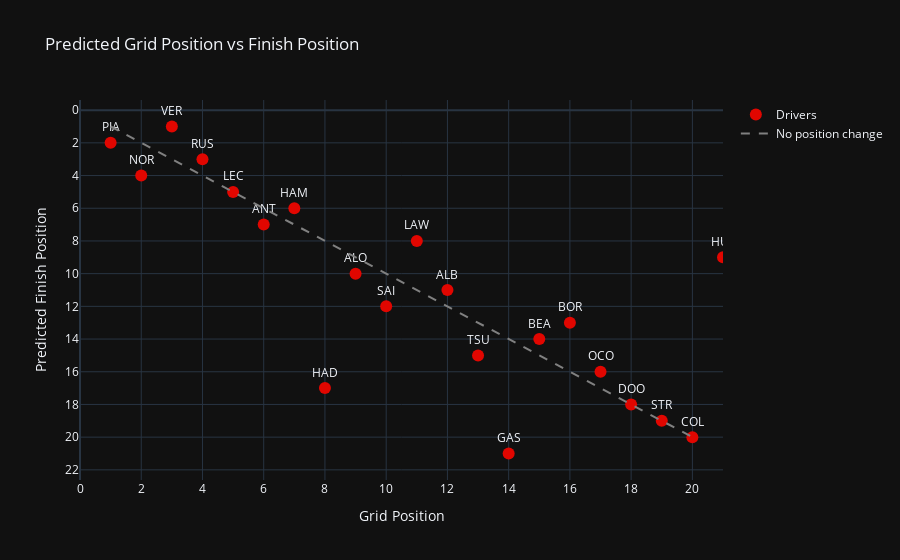

The notebook cell saved with this chart:
### Code cell
# Grid vs Predicted Finish Position with Confidence Bands
fig = go.Figure()

# Add confidence band
fig.add_trace(go.Scatter(
    x=list(final_prediction['Predicted_Grid']) + list(final_prediction['Predicted_Grid'][::-1]),
    y=list(final_prediction['Confidence_Lower']) + list(final_prediction['Confidence_Upper'][::-1]),
    fill='toself',
    fillcolor='rgba(225,6,0,0.2)',
    line=dict(color='rgba(255,255,255,0)'),
    name='95% Confidence'
))

# Add predicted positions
fig.add_trace(go.Scatter(
    x=final_prediction['Predicted_Grid'],
    y=final_prediction['Final_Position'],
    mode='markers+text',
    text=final_prediction['Driver'].apply(lambda x: x.split()[-1][:3].upper()),
    textposition='top center',
    marker=dict(size=12, color='#E10600'),
    name='Predicted'
))

# Add diagonal line
fig.add_trace(go.Scatter(
    x=[1, 20], y=[1, 20],
    mode='lines',
    line=dict(dash='dash', color='gray'),
    name='No change'
))

fig.update_layout(
    title='Grid Position vs Predicted Finish (with 95% Confidence Band)',
    xaxis_title='Grid Position',
    yaxis_title='Predicted Finish Position',
    template='plotly_dark',
    xaxis=dict(range=[0, 21], dtick=2),
    yaxis=dict(range=[0, 21], dtick=2, autorange='reversed')
)
fig.show()

### Figure 1 — Plotly figure (JSON) as saved in the notebook; plotly's stock layout.template omitted (floating-point values rounded to 4 significant figures)
{"data": [{"marker": {"color": "#E10600", "size": 12}, "mode": "markers+text", "name": "Drivers", "text": ["VER", "PIA", "RUS", "NOR", "LEC", "HAM", "ANT", "LAW", "HUL", "ALO", "ALB", "SAI", "BOR", "BEA", "TSU", "OCO", "HAD", "DOO", "STR", "COL", "GAS"], "textposition": "top center", "type": "scatter", "x": [3, 1, 4, 2, 5, 7, 6, 11, 21, 9, 12, 10, 16, 15, 13, 17, 8, 18, 19, 20, 14], "y": [1, 2, 3, 4, 5, 6, 7, 8, 9, 10, 11, 12, 13, 14, 15, 16, 17, 18, 19, 20, 21]}, {"line": {"color": "gray", "dash": "dash"}, "mode": "lines", "name": "No position change", "type": "scatter", "x": [1, 20], "y": [1, 20]}], "layout": {"title": {"text": "Predicted Grid Position vs Finish Position"}, "xaxis": {"dtick": 2, "range": [0, 21], "title": {"text": "Grid Position"}}, "yaxis": {"autorange": "reversed", "dtick": 2, "range": [0, 21], "title": {"text": "Predicted Finish Position"}}}}
